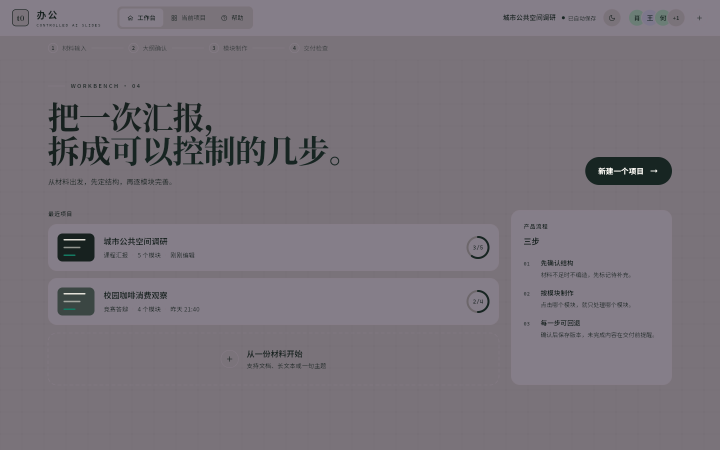
#> input picture docs/screenshots_v4/08_transition_210ms.png, 1440 x 900 px, found by its file name (shown at 1/2 size)
$ python measure_contrast.py docs/screenshots_v5/08_transition_210ms.png
#> lines starting #> are read from the running program, lines starting #| are printed output that depends on the picture
"""从截图里量「文字 / 底色」对比度。

方法（和审图一致）：在每个区块的矩形里取「出现次数最多的颜色」当底色，
取「与该底色相对亮度差最大的像素」当字色，按 WCAG 2.x 相对亮度算比值。

用法：
    python tool/measure_contrast.py docs/screenshots_v5/08_transition_210ms.png
    python tool/measure_contrast.py --batch docs/screenshots_v4 docs/screenshots_v5
"""

from __future__ import annotations

import os
import sys
from collections import Counter

from PIL import Image

# 1440×900 视口下的区块（x1, y1, x2, y2），左闭右开
BLOCKS = {
    '步骤名「材料输入」12px': (126, 87, 192, 105),
    '数字圈「1」': (98, 86, 122, 108),
    '主标题（两行）': (96, 200, 700, 340),
    '副标题': (96, 352, 500, 376),
    '项目卡标题': (205, 472, 400, 494),
    '项目卡元信息': (205, 502, 430, 522),
    '右卡标题「三步」': (1048, 470, 1110, 496),
    '右卡 01 说明': (1048, 545, 1300, 568),
    '主 CTA 文字': (1200, 328, 1320, 356),
}

# 05 / 06 交付检查：左卡口径三行 + 右侧红色胶囊 + 徽章
DELIVERY_BLOCKS = {
    '已就绪 4/5（含 1 待确认）11px': (150, 452, 372, 468),
    '待补充 1 个模块 20px': (140, 484, 380, 506),
    '说明段「结论总结」11px': (150, 516, 372, 533),
    '红胶囊「待补充」11px': (1246, 722, 1302, 750),
    '徽章「2 项待处理」10.5px': (1252, 281, 1321, 310),
}


def channel(c: int) -> float:
    v = c / 255
    return v / 12.92 if v <= 0.04045 else ((v + 0.055) / 1.055) ** 2.4


def luminance(rgb) -> float:
    return 0.2126 * channel(rgb[0]) + 0.7152 * channel(rgb[1]) + 0.0722 * channel(rgb[2])


def block_contrast(img: Image.Image, box) -> tuple[float, tuple, tuple]:
    crop = img.crop(box).convert('RGB')
    pixels = list(crop.getdata())
    counts = Counter(pixels)
    bg = counts.most_common(1)[0][0]
    lbg = luminance(bg)

    # 字色取「与底色亮度差最大、且出现次数够多（>=12 px，排除反锯齿零星点）的那种像素」。
    # 不用「出现最多的非底色」：格子纸网格线 / 虚线框的出现面积比字还大。
    candidates = [(n, p) for p, n in counts.items() if p != bg and n >= 12]
    if not candidates:
        candidates = [(n, p) for p, n in counts.items() if p != bg]
    fg = max(candidates, key=lambda t: abs(luminance(t[1]) - lbg))[1]
    lfg = luminance(fg)
    hi, lo = max(lbg, lfg), min(lbg, lfg)
    return (hi + 0.05) / (lo + 0.05), bg, fg


def report(path: str, blocks: dict | None = None) -> dict[str, float]:
    blocks = blocks or BLOCKS
    img = Image.open(path)
#> img is the input picture: PIL image 1440x900 RGB; mean R, G, B 121.8, 115.4, 123.2
    out: dict[str, float] = {}
    print(f'\n{os.path.basename(path)}')
    print(f'  {"区块":<18}{"比值":>7}  {"底色":<9}{"字色":<9}')
    for name, box in blocks.items():
        ratio, bg, fg = block_contrast(img, box)
        out[name] = ratio
        print(
            f'  {name:<16}{ratio:>7.2f}  '
            f'#{bg[0]:02X}{bg[1]:02X}{bg[2]:02X}   #{fg[0]:02X}{fg[1]:02X}{fg[2]:02X}'
        )
#> this loop made 9 passes
#> (bg, lbg in block_contrast, fg, lfg in block_contrast, hi in block_contrast, lo in block_contrast, ratio) on passes 1 to 9: ((122, 115, 122), 0.178, (55, 60, 61), 0.0438, 0.178, 0.0438, 2.43), ((122, 115, 122), 0.178, (134, 124, 135), 0.212, 0.212, 0.178, 1.15), ((122, 115, 122), 0.178, (23, 33, 31), 0.0137, 0.178, 0.0137, 3.58), ((122, 115, 122), 0.178, (27, 37, 35), 0.0168, 0.178, 0.0168, 3.42), ((133, 126, 137), 0.217, (23, 33, 31), 0.0137, 0.217, 0.0137, 4.19), ((133, 126, 137), 0.217, (27, 37, 35), 0.0168, 0.217, 0.0168, 4), ((133, 126, 137), 0.217, (23, 33, 31), 0.0137, 0.217, 0.0137, 4.19), ((133, 126, 137), 0.217, (27, 37, 35), 0.0168, 0.217, 0.0168, 4), ((23, 37, 34), 0.0162, (255, 253, 248), 0.983, 0.983, 0.0162, 15.6)
#|   步骤名「材料输入」12px      2.43  #7A737A   #373C3D
#|   数字圈「1」             1.15  #7A737A   #867C87
#|   主标题（两行）            3.58  #7A737A   #17211F
#|   副标题                3.42  #7A737A   #1B2523
#|   项目卡标题              4.19  #857E89   #17211F
#|   项目卡元信息             4.00  #857E89   #1B2523
#|   右卡标题「三步」           4.19  #857E89   #17211F
#|   右卡 01 说明           4.00  #857E89   #1B2523
#> (further printed lines are left out)
#> pass 1, in block_contrast, `crop = img.crop(box).convert('RGB')`:
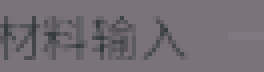
#> crop: PIL image 66x18 RGB (shown 4 times larger); mean R, G, B 115.4, 109.5, 116
#> pass 2, in block_contrast (call 2), `crop = img.crop(box).convert('RGB')`:
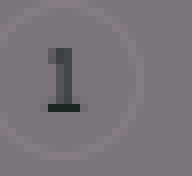
#> crop: PIL image 24x22 RGB (shown 8 times larger); mean R, G, B 121.1, 114.2, 121.4
#> pass 3, in block_contrast (call 3), `crop = img.crop(box).convert('RGB')`:
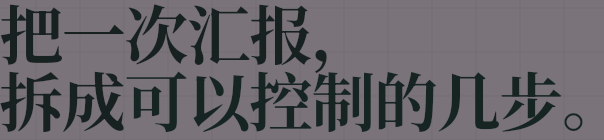
#> crop: PIL image 604x140 RGB; mean R, G, B 102.2, 99, 104.1
#> after the loop, out = 9 items
    return out


def main() -> None:
    args = [a for a in sys.argv[1:] if not a.startswith('--')]
    blocks = DELIVERY_BLOCKS if '--delivery' in sys.argv else BLOCKS
    files: list[str] = []
    for a in args:
        if os.path.isdir(a):
            files += [
                os.path.join(a, f)
                for f in sorted(os.listdir(a))
                if f.endswith('.png')
            ]
        else:
            files.append(a)
    if not files:
        raise SystemExit('给一个 png，或一个目录')
    for f in files:
        report(f, blocks)


if __name__ == '__main__':
    main()

$ run again, with docs/screenshots_v4/09_transition_300ms.png copied over docs/screenshots_v4/08_transition_210ms.png
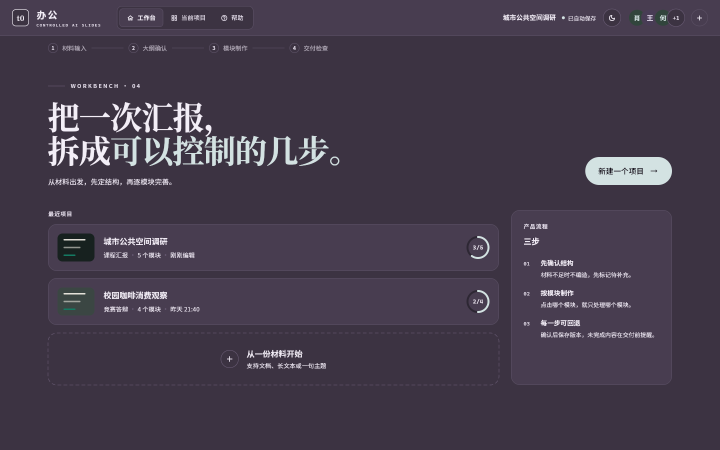
#> input picture docs/screenshots_v4/09_transition_300ms.png, 1440 x 900 px, found by its file name (shown at 1/2 size)
#> in report, img is the input picture: PIL image 1440x900 RGB; mean R, G, B 68.8, 59.9, 75.5
#> the loop in report, `for name, box in blocks.items():` made 9 passes
#> (bg, lbg in block_contrast, fg, lfg in block_contrast, hi in block_contrast, lo in block_contrast, ratio) on passes 2 to 7: ((60, 51, 66), 0.0372, (91, 80, 101), 0.089, 0.089, 0.0372, 1.59), ((60, 51, 66), 0.0372, (243, 238, 247), 0.869, 0.869, 0.0372, 10.54), ((60, 51, 66), 0.0372, (234, 228, 239), 0.792, 0.792, 0.0372, 9.66), ((72, 61, 80), 0.0529, (243, 238, 247), 0.869, 0.869, 0.0529, 8.93), ((72, 61, 80), 0.0529, (234, 228, 239), 0.792, 0.792, 0.0529, 8.18), ((72, 61, 80), 0.0529, (243, 238, 247), 0.869, 0.869, 0.0529, 8.93)
#> (printed output is left out)
#> pass 1, in block_contrast, `crop = img.crop(box).convert('RGB')`:
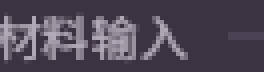
#> crop: PIL image 66x18 RGB (shown 4 times larger); mean R, G, B 81.4, 72.6, 87.4
#> pass 3, in block_contrast (call 3), `crop = img.crop(box).convert('RGB')`:
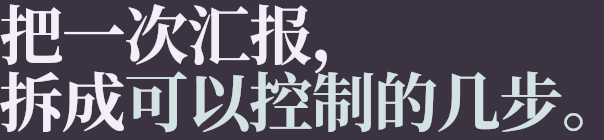
#> crop: PIL image 604x140 RGB; mean R, G, B 97, 91.2, 103.8
#> after the loop in report, `for name, box in blocks.items():`: out = 9 items
